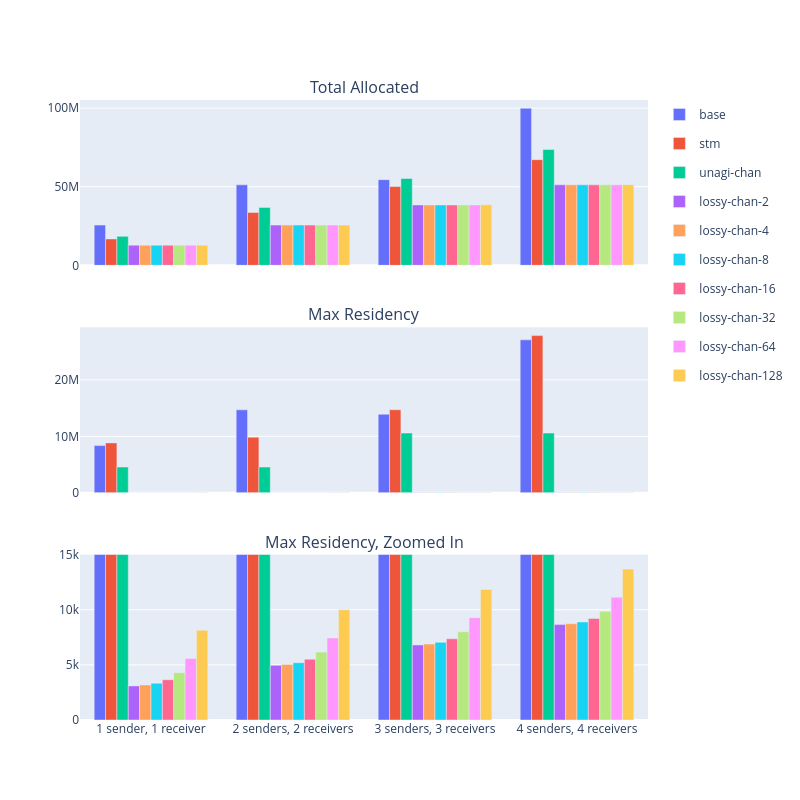

The cell this chart's notebook holds for it:
### Code cell
fig = make_subplots(
        rows=3,
        cols=1,
        subplot_titles=(
            "Total Allocated",
            "Max Residency",
            "Max Residency, Zoomed In",
        ),
        vertical_spacing=0.1,
    )

for index, Name in enumerate(df_space.Name.unique()):
    fig.add_trace(go.Bar(
        name=Name,
        x=df_space.Benchmark.unique(),
        y=df_space[df_space.Name == Name].Allocated,
        marker=dict(color=px.colors.qualitative.Plotly[index]),
        legendgroup=Name,
    ),
    row=1,
    col=1,
    )
    fig.add_trace(go.Bar(
        name=Name,
        x=df_space.Benchmark.unique(),
        y=df_space[df_space.Name == Name].Max,
        marker=dict(color=px.colors.qualitative.Plotly[index]),
        showlegend=False,
        legendgroup=Name,
    ),
    row=2,
    col=1,
    )
    fig.add_trace(go.Bar(
        name=Name,
        x=df_space.Benchmark.unique(),
        y=df_space[df_space.Name == Name].Max,
        marker=dict(color=px.colors.qualitative.Plotly[index]),
        showlegend=False,
        legendgroup=Name,
    ),
    row=3,
    col=1,
    )
fig.update_layout(
    barmode='group',
    width=800,
    height=800,
)
fig.update_xaxes(
    showticklabels=False,
    row=1,
    col=1,
)
fig.update_xaxes(
    showticklabels=False,
    row=2,
    col=1,
)
fig.update_yaxes(
    range=[0,15000],
    row=3,
    col=1,
)
fig.show()

### Figure 1 — Plotly figure (JSON) as saved in the notebook; plotly's stock layout.template omitted (floating-point values rounded to 4 significant figures)
{"data": [{"legendgroup": "base", "marker": {"color": "#636EFA"}, "name": "base", "type": "bar", "x": ["1 sender, 1 receiver", "2 senders, 2 receivers", "3 senders, 3 receivers", "4 senders, 4 receivers"], "xaxis": "x", "y": [25604448, 51208176, 54489176, 99907136], "yaxis": "y"}, {"legendgroup": "base", "marker": {"color": "#636EFA"}, "name": "base", "showlegend": false, "type": "bar", "x": ["1 sender, 1 receiver", "2 senders, 2 receivers", "3 senders, 3 receivers", "4 senders, 4 receivers"], "xaxis": "x2", "y": [8348840, 14696848, 13917256, 27117432], "yaxis": "y2"}, {"legendgroup": "base", "marker": {"color": "#636EFA"}, "name": "base", "showlegend": false, "type": "bar", "x": ["1 sender, 1 receiver", "2 senders, 2 receivers", "3 senders, 3 receivers", "4 senders, 4 receivers"], "xaxis": "x3", "y": [8348840, 14696848, 13917256, 27117432], "yaxis": "y3"}, {"legendgroup": "stm", "marker": {"color": "#EF553B"}, "name": "stm", "type": "bar", "x": ["1 sender, 1 receiver", "2 senders, 2 receivers", "3 senders, 3 receivers", "4 senders, 4 receivers"], "xaxis": "x", "y": [16805400, 33609720, 50098728, 67219096], "yaxis": "y"}, {"legendgroup": "stm", "marker": {"color": "#EF553B"}, "name": "stm", "showlegend": false, "type": "bar", "x": ["1 sender, 1 receiver", "2 senders, 2 receivers", "3 senders, 3 receivers", "4 senders, 4 receivers"], "xaxis": "x2", "y": [8830408, 9845000, 14717096, 27865520], "yaxis": "y2"}, {"legendgroup": "stm", "marker": {"color": "#EF553B"}, "name": "stm", "showlegend": false, "type": "bar", "x": ["1 sender, 1 receiver", "2 senders, 2 receivers", "3 senders, 3 receivers", "4 senders, 4 receivers"], "xaxis": "x3", "y": [8830408, 9845000, 14717096, 27865520], "yaxis": "y3"}, {"legendgroup": "unagi-chan", "marker": {"color": "#00CC96"}, "name": "unagi-chan", "type": "bar", "x": ["1 sender, 1 receiver", "2 senders, 2 receivers", "3 senders, 3 receivers", "4 senders, 4 receivers"], "xaxis": "x", "y": [18439984, 36862432, 55277096, 73699208], "yaxis": "y"}, {"legendgroup": "unagi-chan", "marker": {"color": "#00CC96"}, "name": "unagi-chan", "showlegend": false, "type": "bar", "x": ["1 sender, 1 receiver", "2 senders, 2 receivers", "3 senders, 3 receivers", "4 senders, 4 receivers"], "xaxis": "x2", "y": [4540792, 4541464, 10573080, 10573984], "yaxis": "y2"}, {"legendgroup": "unagi-chan", "marker": {"color": "#00CC96"}, "name": "unagi-chan", "showlegend": false, "type": "bar", "x": ["1 sender, 1 receiver", "2 senders, 2 receivers", "3 senders, 3 receivers", "4 senders, 4 receivers"], "xaxis": "x3", "y": [4540792, 4541464, 10573080, 10573984], "yaxis": "y3"}, {"legendgroup": "lossy-chan-2", "marker": {"color": "#AB63FA"}, "name": "lossy-chan-2", "type": "bar", "x": ["1 sender, 1 receiver", "2 senders, 2 receivers", "3 senders, 3 receivers", "4 senders, 4 receivers"], "xaxis": "x", "y": [12808696, 25613016, 38417336, 51221656], "yaxis": "y"}, {"legendgroup": "lossy-chan-2", "marker": {"color": "#AB63FA"}, "name": "lossy-chan-2", "showlegend": false, "type": "bar", "x": ["1 sender, 1 receiver", "2 senders, 2 receivers", "3 senders, 3 receivers", "4 senders, 4 receivers"], "xaxis": "x2", "y": [3096, 4960, 6808, 8656], "yaxis": "y2"}, {"legendgroup": "lossy-chan-2", "marker": {"color": "#AB63FA"}, "name": "lossy-chan-2", "showlegend": false, "type": "bar", "x": ["1 sender, 1 receiver", "2 senders, 2 receivers", "3 senders, 3 receivers", "4 senders, 4 receivers"], "xaxis": "x3", "y": [3096, 4960, 6808, 8656], "yaxis": "y3"}, {"legendgroup": "lossy-chan-4", "marker": {"color": "#FFA15A"}, "name": "lossy-chan-4", "type": "bar", "x": ["1 sender, 1 receiver", "2 senders, 2 receivers", "3 senders, 3 receivers", "4 senders, 4 receivers"], "xaxis": "x", "y": [12809000, 25614024, 38417896, 51223072], "yaxis": "y"}, {"legendgroup": "lossy-chan-4", "marker": {"color": "#FFA15A"}, "name": "lossy-chan-4", "showlegend": false, "type": "bar", "x": ["1 sender, 1 receiver", "2 senders, 2 receivers", "3 senders, 3 receivers", "4 senders, 4 receivers"], "xaxis": "x2", "y": [3176, 5040, 6888, 8736], "yaxis": "y2"}, {"legendgroup": "lossy-chan-4", "marker": {"color": "#FFA15A"}, "name": "lossy-chan-4", "showlegend": false, "type": "bar", "x": ["1 sender, 1 receiver", "2 senders, 2 receivers", "3 senders, 3 receivers", "4 senders, 4 receivers"], "xaxis": "x3", "y": [3176, 5040, 6888, 8736], "yaxis": "y3"}, {"legendgroup": "lossy-chan-8", "marker": {"color": "#19D3F3"}, "name": "lossy-chan-8", "type": "bar", "x": ["1 sender, 1 receiver", "2 senders, 2 receivers", "3 senders, 3 receivers", "4 senders, 4 receivers"], "xaxis": "x", "y": [12809608, 25615080, 38418248, 51226376], "yaxis": "y"}, {"legendgroup": "lossy-chan-8", "marker": {"color": "#19D3F3"}, "name": "lossy-chan-8", "showlegend": false, "type": "bar", "x": ["1 sender, 1 receiver", "2 senders, 2 receivers", "3 senders, 3 receivers", "4 senders, 4 receivers"], "xaxis": "x2", "y": [3336, 5200, 7048, 8896], "yaxis": "y2"}, {"legendgroup": "lossy-chan-8", "marker": {"color": "#19D3F3"}, "name": "lossy-chan-8", "showlegend": false, "type": "bar", "x": ["1 sender, 1 receiver", "2 senders, 2 receivers", "3 senders, 3 receivers", "4 senders, 4 receivers"], "xaxis": "x3", "y": [3336, 5200, 7048, 8896], "yaxis": "y3"}, {"legendgroup": "lossy-chan-16", "marker": {"color": "#FF6692"}, "name": "lossy-chan-16", "type": "bar", "x": ["1 sender, 1 receiver", "2 senders, 2 receivers", "3 senders, 3 receivers", "4 senders, 4 receivers"], "xaxis": "x", "y": [12810488, 25617192, 38419472, 51232104], "yaxis": "y"}, {"legendgroup": "lossy-chan-16", "marker": {"color": "#FF6692"}, "name": "lossy-chan-16", "showlegend": false, "type": "bar", "x": ["1 sender, 1 receiver", "2 senders, 2 receivers", "3 senders, 3 receivers", "4 senders, 4 receivers"], "xaxis": "x2", "y": [3656, 5520, 7368, 9216], "yaxis": "y2"}, {"legendgroup": "lossy-chan-16", "marker": {"color": "#FF6692"}, "name": "lossy-chan-16", "showlegend": false, "type": "bar", "x": ["1 sender, 1 receiver", "2 senders, 2 receivers", "3 senders, 3 receivers", "4 senders, 4 receivers"], "xaxis": "x3", "y": [3656, 5520, 7368, 9216], "yaxis": "y3"}, {"legendgroup": "lossy-chan-32", "marker": {"color": "#B6E880"}, "name": "lossy-chan-32", "type": "bar", "x": ["1 sender, 1 receiver", "2 senders, 2 receivers", "3 senders, 3 receivers", "4 senders, 4 receivers"], "xaxis": "x", "y": [12811800, 25617352, 38428112, 51236296], "yaxis": "y"}, {"legendgroup": "lossy-chan-32", "marker": {"color": "#B6E880"}, "name": "lossy-chan-32", "showlegend": false, "type": "bar", "x": ["1 sender, 1 receiver", "2 senders, 2 receivers", "3 senders, 3 receivers", "4 senders, 4 receivers"], "xaxis": "x2", "y": [4296, 6160, 8008, 9856], "yaxis": "y2"}, {"legendgroup": "lossy-chan-32", "marker": {"color": "#B6E880"}, "name": "lossy-chan-32", "showlegend": false, "type": "bar", "x": ["1 sender, 1 receiver", "2 senders, 2 receivers", "3 senders, 3 receivers", "4 senders, 4 receivers"], "xaxis": "x3", "y": [4296, 6160, 8008, 9856], "yaxis": "y3"}, {"legendgroup": "lossy-chan-64", "marker": {"color": "#FF97FF"}, "name": "lossy-chan-64", "type": "bar", "x": ["1 sender, 1 receiver", "2 senders, 2 receivers", "3 senders, 3 receivers", "4 senders, 4 receivers"], "xaxis": "x", "y": [12814096, 25629864, 38451440, 51266248], "yaxis": "y"}, {"legendgroup": "lossy-chan-64", "marker": {"color": "#FF97FF"}, "name": "lossy-chan-64", "showlegend": false, "type": "bar", "x": ["1 sender, 1 receiver", "2 senders, 2 receivers", "3 senders, 3 receivers", "4 senders, 4 receivers"], "xaxis": "x2", "y": [5576, 7440, 9288, 11136], "yaxis": "y2"}, {"legendgroup": "lossy-chan-64", "marker": {"color": "#FF97FF"}, "name": "lossy-chan-64", "showlegend": false, "type": "bar", "x": ["1 sender, 1 receiver", "2 senders, 2 receivers", "3 senders, 3 receivers", "4 senders, 4 receivers"], "xaxis": "x3", "y": [5576, 7440, 9288, 11136], "yaxis": "y3"}, {"legendgroup": "lossy-chan-128", "marker": {"color": "#FECB52"}, "name": "lossy-chan-128", "type": "bar", "x": ["1 sender, 1 receiver", "2 senders, 2 receivers", "3 senders, 3 receivers", "4 senders, 4 receivers"], "xaxis": "x", "y": [12821408, 25646760, 38464712, 51283144], "yaxis": "y"}, {"legendgroup": "lossy-chan-128", "marker": {"color": "#FECB52"}, "name": "lossy-chan-128", "showlegend": false, "type": "bar", "x": ["1 sender, 1 receiver", "2 senders, 2 receivers", "3 senders, 3 receivers", "4 senders, 4 receivers"], "xaxis": "x2", "y": [8136, 10000, 11848, 13696], "yaxis": "y2"}, {"legendgroup": "lossy-chan-128", "marker": {"color": "#FECB52"}, "name": "lossy-chan-128", "showlegend": false, "type": "bar", "x": ["1 sender, 1 receiver", "2 senders, 2 receivers", "3 senders, 3 receivers", "4 senders, 4 receivers"], "xaxis": "x3", "y": [8136, 10000, 11848, 13696], "yaxis": "y3"}], "layout": {"annotations": [{"font": {"size": 16}, "showarrow": false, "text": "Total Allocated", "x": 0.5, "xanchor": "center", "xref": "paper", "y": 1, "yanchor": "bottom", "yref": "paper"}, {"font": {"size": 16}, "showarrow": false, "text": "Max Residency", "x": 0.5, "xanchor": "center", "xref": "paper", "y": 0.6333, "yanchor": "bottom", "yref": "paper"}, {"font": {"size": 16}, "showarrow": false, "text": "Max Residency, Zoomed In", "x": 0.5, "xanchor": "center", "xref": "paper", "y": 0.2667, "yanchor": "bottom", "yref": "paper"}], "barmode": "group", "height": 800, "width": 800, "xaxis": {"anchor": "y", "domain": [0, 1], "showticklabels": false}, "xaxis2": {"anchor": "y2", "domain": [0, 1], "showticklabels": false}, "xaxis3": {"anchor": "y3", "domain": [0, 1]}, "yaxis": {"anchor": "x", "domain": [0.7333, 1]}, "yaxis2": {"anchor": "x2", "domain": [0.3667, 0.6333]}, "yaxis3": {"anchor": "x3", "domain": [0, 0.2667], "range": [0, 15000]}}}
